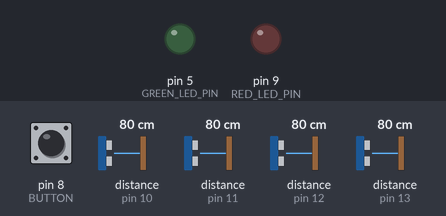
A sketch run on a simulated Arduino Uno, built with avr-gcc and run on an emulated ATmega328P. Parts: output pins drawn as LEDs (lit = HIGH). The inputs (shaded band) are chosen by the test bench; at power-on: pin 8 (BUTTON) HIGH, distance to the obstacle (sensors on pin 10, pin 11, pin 12, pin 13) 80 cm.

Above: at 1.2 s.
1.3 s: pin 8 (BUTTON) pulled LOW for 3.2 s
At 5.7 s:
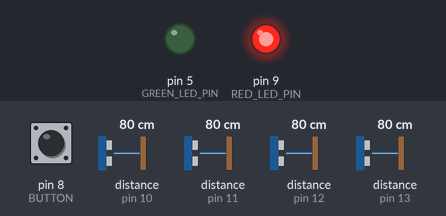
12.0 s: pin 8 (BUTTON) pulled LOW for 0.15 s
At 13.0 s:
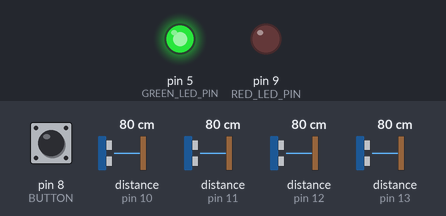
Timing chart, 0 to 14.6 s (numbered marks = the images above; inputs shaded):
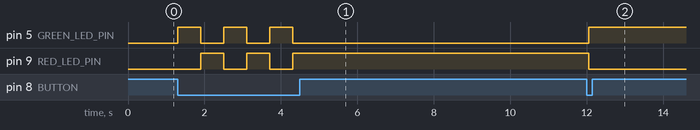

The sketch:

arduino.ino
```cpp
#include <NewPing.h>

// Кнопки
#define BUTTON 8

// Дальномер
#define LEFT_PING_PIN  13
#define TOP_PING_PIN   12
#define BACK_PING_PIN  11
#define RIGHT_PING_PIN 10

// Диоды
#define RED_LED_PIN  9
#define GREEN_LED_PIN  5

#define TOP_MAX          87
#define WIDTH_MAX        103
#define LENGTH_MAX       61

boolean onlyWeight = false;

boolean passWidthBox = false;
boolean passHeightBox = false;
boolean passLengthBox = false;

int lastWidthBox;
int lastHeightBox;
int lastLengthBox;

int widthBox;
int heightBox;
int lengthBox;

int queueIndicationsWidth = 0;
int queueIndicationsHeight = 0;
int queueIndicationsLength = 0;

boolean debug = false;

NewPing rightSonar(RIGHT_PING_PIN, RIGHT_PING_PIN, WIDTH_MAX);
NewPing leftSonar(LEFT_PING_PIN, LEFT_PING_PIN, WIDTH_MAX);
NewPing topSonar(TOP_PING_PIN, TOP_PING_PIN, TOP_MAX);
NewPing backSonar(BACK_PING_PIN, BACK_PING_PIN, LENGTH_MAX);


void setup() {
  Serial.begin(115200);
  pinMode(RED_LED_PIN, OUTPUT);
  pinMode(GREEN_LED_PIN, OUTPUT);
  pinMode(BUTTON, INPUT);
}

void loop() {

  if (digitalRead(BUTTON) == LOW) {
    if (onlyWeight) {
      onlyWeight = false;
      digitalWrite(RED_LED_PIN, HIGH);
      digitalWrite(GREEN_LED_PIN, LOW);
    } else {
      onlyWeight = true;
      digitalWrite(RED_LED_PIN, LOW);
      digitalWrite(GREEN_LED_PIN, HIGH);
    }
    delay(500);
  }

  Indication();

  if (Serial.available()) {

    byte incomingByte = Serial.read();

    if (incomingByte == 0x95) {
      Serial.write(0x7F);
      Serial.write(0x7F);
      Serial.write(0x7F);
      Serial.write(0x7F);
      Serial.write(0x7F);
      Serial.flush();
    }

    // запрос ширины
    if (incomingByte == 0x88) {
      Serial.write(0x2D);

      if (onlyWeight) {
        Serial.write(0x7A);
      }
      else {
        if (passWidthBox) {
          Serial.write(0x7F);
        }
        else {
          Serial.write(0x7E);
        }
      }

      Serial.write(0x0B);
      Serial.write(widthBox);
      Serial.write(0x7B);
    }

    // запрос высоты
    if (incomingByte == 0x99) {
      Serial.write(0x2D);

      if (onlyWeight) {
        Serial.write(0x7A);
      }
      else {
        if (passHeightBox) {
          Serial.write(0x7F);
        }
        else {
          Serial.write(0x7E);
        }
      }

      Serial.write(0x16);
      Serial.write(heightBox);
      Serial.write(0x7B);
    }

    // запрос длины
    if (incomingByte == 0x77) {
      Serial.write(0x2D);

      if (onlyWeight) {
        Serial.write(0x7A);
      }
      else {
        if (passLengthBox) {
          Serial.write(0x7F);
        }
        else {
          Serial.write(0x7E);
        }
      }

      Serial.write(0x21);
      Serial.write(lengthBox);
      Serial.write(0x7B);
    }

    if (incomingByte == 0x66) {
      if (onlyWeight) {
        digitalWrite(GREEN_LED_PIN, HIGH);
        digitalWrite(RED_LED_PIN, LOW);
      }
      else {
        digitalWrite(RED_LED_PIN, HIGH);
        digitalWrite(GREEN_LED_PIN, LOW);
      }
    }

    if (incomingByte == 0x55) {
      digitalWrite(RED_LED_PIN, LOW);
      digitalWrite(GREEN_LED_PIN, LOW);
    }
  }
}

int SearchAvg (int indications[], int countIndications) {

  int result = 0;
  int maxCount = 0;

  for (int i = 0; i < countIndications; i++) {
    int count = 0;
    for (int j = 0; j < countIndications; j++) {
      if (indications[i] == indications[j]) {
        count++;
      }

      if (maxCount < count) {
        maxCount = count;
        result = i;
      }
    }
  }

  return indications[result];
}

void Indication() {
  int countIndications = 5;

  int rightIndications[countIndications];
  int leftIndications[countIndications];
  int topIndications[countIndications];
  int backIndications[countIndications];


  for (int i = 0; i < countIndications; i++) {

    rightIndications[i] = rightSonar.ping_cm();
    leftIndications[i] = leftSonar.ping_cm();
    topIndications[i] = topSonar.ping_cm();
    backIndications[i] = backSonar.ping_cm();

  }

  int right = SearchAvg(rightIndications, countIndications);
  int left = SearchAvg(leftIndications, countIndications);
  int top = SearchAvg(topIndications, countIndications);
  int back = SearchAvg(backIndications, countIndications);

  if (right > 0 && left > 0 && top > 0 && back > 0) {

    widthBox = WIDTH_MAX - (right + left);
    heightBox = TOP_MAX - top;
    lengthBox = LENGTH_MAX - back;

    passWidthBox = PassedIndication(lastWidthBox, widthBox, queueIndicationsWidth);
    passHeightBox = PassedIndication(lastHeightBox, heightBox, queueIndicationsHeight);
    passLengthBox = PassedIndication(lastLengthBox, lengthBox, queueIndicationsLength);

  }
  else {
    passWidthBox = false;
    passHeightBox = false;
    passLengthBox = false;

    lastWidthBox = 0;
    lastHeightBox = 0;
    lastLengthBox = 0;

    widthBox = 0;
    heightBox = 0;
    lengthBox = 0;
  }

  if (debug) {
    Serial.print("Right_ping: ");
    Serial.print(right);
    Serial.println("cm");

    Serial.print("Left_ping: ");
    Serial.print(left);
    Serial.println("cm");

    Serial.print("Top_ping: ");
    Serial.print(top);
    Serial.println("cm");

    Serial.print("Back_ping: ");
    Serial.print(back);
    Serial.println("cm");

    Serial.println("///////////////////////////////////////");

    Serial.print("widthBox ");
    Serial.print(passWidthBox);
    Serial.print(" ");
    Serial.println(widthBox);

    Serial.print("heightBox ");
    Serial.print(passHeightBox);
    Serial.print(" ");
    Serial.println(heightBox);

    Serial.print("lengthBox ");
    Serial.print(passLengthBox);
    Serial.print(" ");
    Serial.println(lengthBox);

    Serial.println("///////////////////////////////////////");
    delay(2500);
  }
}

boolean PassedIndication (int &lastIndication, int &indication, int &queueIndications) {

  if (debug) {
    Serial.print("queueIndications ");
    Serial.println(queueIndications);

    Serial.print("lastIndication ");
    Serial.println(lastIndication);

    Serial.print("indication ");
    Serial.println(indication);
  }

  if (indication > 0) {
    if ((lastIndication - 1) <= indication && indication <= (lastIndication + 1)) {
      if (queueIndications >= 5) {
        return true;
      }
      else {
        queueIndications++;
        return false;
      }
    }
    else {
      queueIndications = 0;
      lastIndication = indication;
      return false;
    }
  }
  else {
    queueIndications = 0;
    return false;
  }
}
```

Measured:
- after the input at 1.3 s, pin 5 (GREEN_LED_PIN): alternates HIGH for 0.60 s and LOW for 0.60 s, 6 changes in all, then stays LOW, starting at once; pin 9 (RED_LED_PIN): alternates HIGH for 0.60 s and LOW for 0.60 s, 5 changes in all, then stays HIGH, starting after 0.61 s
- after the input at 12.0 s, pin 5 (GREEN_LED_PIN): LOW → HIGH after 0.05 s; pin 9 (RED_LED_PIN): HIGH → LOW after 0.05 s
